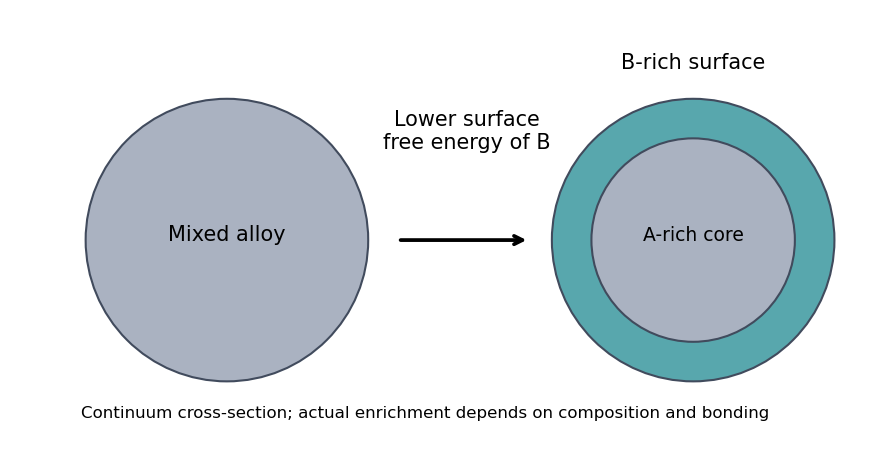

Here is the Python script that generated this plot:
"""Original explanatory figure. Python 3.14, matplotlib 3.10, numpy 2.3. Run from mirrored _media directory."""
from pathlib import Path
import numpy as np
import matplotlib
matplotlib.use('Agg')
import matplotlib.pyplot as plt
from matplotlib.patches import Circle,Rectangle,Arc,Polygon
plt.rcParams.update({'font.size':10,'figure.facecolor':'white','axes.facecolor':'white'})

fig,ax=plt.subplots(figsize=(6,3.7));ax.set(xlim=(-1.5,4.5),ylim=(-1.5,1.6),aspect='equal');ax.axis('off')
ax.add_patch(Circle((0,0),1,facecolor='#aab2c1',edgecolor='#414b5d'));ax.text(0,0,'Mixed alloy',ha='center')
ax.annotate('',xy=(2.15,0),xytext=(1.2,0),arrowprops={'arrowstyle':'->','lw':1.8});ax.text(1.7,.65,'Lower surface\nfree energy of B',ha='center')
ax.add_patch(Circle((3.3,0),1,facecolor='#58a7ad',edgecolor='#414b5d'));ax.add_patch(Circle((3.3,0),.72,facecolor='#aab2c1',edgecolor='#414b5d'));ax.text(3.3,0,'A-rich core',ha='center',fontsize=9);ax.text(3.3,1.22,'B-rich surface',ha='center');ax.text(1.4,-1.25,'Continuum cross-section; actual enrichment depends on composition and bonding',ha='center',fontsize=8);fig.tight_layout()

fig.savefig(Path(__file__).with_suffix('.png').name,dpi=150,facecolor='white',bbox_inches='tight');plt.close(fig)
